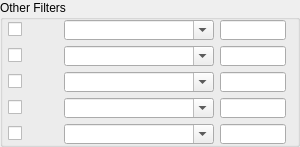
             <widget class="QGroupBox" name="groupBox_bm_other_filters">
              <property name="maximumSize">
               <size>
                <width>300</width>
                <height>16777215</height>
               </size>
              </property>
              <property name="title">
               <string>Other Filters</string>
              </property>
              <layout class="QHBoxLayout" name="horizontalLayout_16">
               <property name="leftMargin">
                <number>5</number>
               </property>
               <property name="topMargin">
                <number>0</number>
               </property>
               <property name="bottomMargin">
                <number>0</number>
               </property>
               <item>
                <layout class="QHBoxLayout" name="horizontalLayout_15">
                 <property name="topMargin">
                  <number>0</number>
                 </property>
                 <item>
                  <layout class="QGridLayout" name="gridLayout_7">
                   <item row="0" column="3">
                    <widget class="QLineEdit" name="lineEdit_bm_thk1">
                     <property name="maximumSize">
                      <size>
                       <width>16777215</width>
                       <height>20</height>
                      </size>
                     </property>
                    </widget>
                   </item>
                   <item row="1" column="3">
                    <widget class="QLineEdit" name="lineEdit_bm_thk2">
                     <property name="maximumSize">
                      <size>
                       <width>16777215</width>
                       <height>20</height>
                      </size>
                     </property>
                    </widget>
                   </item>
                   <item row="0" column="0">
                    <widget class="QCheckBox" name="checkBox_bm_1">
                     <property name="minimumSize">
                      <size>
                       <width>50</width>
                       <height>0</height>
                      </size>
                     </property>
                     <property name="maximumSize">
                      <size>
                       <width>50</width>
                       <height>16777215</height>
                      </size>
                     </property>
                     <property name="layoutDirection">
                      <enum>Qt::LeftToRight</enum>
                     </property>
                     <property name="text">
                      <string/>
                     </property>
                    </widget>
                   </item>
                   <item row="2" column="3">
                    <widget class="QLineEdit" name="lineEdit_bm_thk3">
                     <property name="maximumSize">
                      <size>
                       <width>16777215</width>
                       <height>20</height>
                      </size>
                     </property>
                    </widget>
                   </item>
                   <item row="3" column="3">
                    <widget class="QLineEdit" name="lineEdit_bm_thk4">
                     <property name="maximumSize">
                      <size>
                       <width>16777215</width>
                       <height>20</height>
                      </size>
                     </property>
                    </widget>
                   </item>
                   <item row="4" column="3">
                    <widget class="QLineEdit" name="lineEdit_bm_thk5">
                     <property name="maximumSize">
                      <size>
                       <width>16777215</width>
                       <height>20</height>
                      </size>
                     </property>
                    </widget>
                   </item>
                   <item row="4" column="0">
                    <widget class="QCheckBox" name="checkBox_bm_5">
                     <property name="text">
                      <string/>
                     </property>
                    </widget>
                   </item>
                   <item row="1" column="0">
                    <widget class="QCheckBox" name="checkBox_bm_2">
                     <property name="text">
                      <string/>
                     </property>
                    </widget>
                   </item>
                   <item row="2" column="0">
                    <widget class="QCheckBox" name="checkBox_bm_3">
                     <property name="text">
                      <string/>
                     </property>
                    </widget>
                   </item>
                   <item row="3" column="0">
                    <widget class="QCheckBox" name="checkBox_bm_4">
                     <property name="text">
                      <string/>
                     </property>
                    </widget>
                   </item>
                   <item row="0" column="1">
                    <widget class="QComboBox" name="comboBox_bm_mat1">
                     <property name="minimumSize">
                      <size>
                       <width>150</width>
                       <height>0</height>
                      </size>
                     </property>
                     <property name="maximumSize">
                      <size>
                       <width>150</width>
                       <height>20</height>
                      </size>
                     </property>
                     <property name="editable">
                      <bool>true</bool>
                     </property>
                     <property name="maxVisibleItems">
                      <number>20</number>
                     </property>
                    </widget>
                   </item>
                   <item row="1" column="1">
                    <widget class="QComboBox" name="comboBox_bm_mat2">
                     <property name="minimumSize">
                      <size>
                       <width>150</width>
                       <height>0</height>
                      </size>
                     </property>
                     <property name="maximumSize">
                      <size>
                       <width>150</width>
                       <height>20</height>
                      </size>
                     </property>
                     <property name="editable">
                      <bool>true</bool>
                     </property>
                     <property name="maxVisibleItems">
                      <number>20</number>
                     </property>
                    </widget>
                   </item>
                   <item row="2" column="1">
                    <widget class="QComboBox" name="comboBox_bm_mat3">
                     <property name="minimumSize">
                      <size>
                       <width>150</width>
                       <height>0</height>
                      </size>
                     </property>
                     <property name="maximumSize">
                      <size>
                       <width>150</width>
                       <height>20</height>
                      </size>
                     </property>
                     <property name="editable">
                      <bool>true</bool>
                     </property>
                     <property name="maxVisibleItems">
                      <number>20</number>
                     </property>
                    </widget>
                   </item>
                   <item row="4" column="1">
                    <widget class="QComboBox" name="comboBox_bm_mat5">
                     <property name="minimumSize">
                      <size>
                       <width>150</width>
                       <height>0</height>
                      </size>
                     </property>
                     <property name="maximumSize">
                      <size>
                       <width>150</width>
                       <height>20</height>
                      </size>
                     </property>
                     <property name="editable">
                      <bool>true</bool>
                     </property>
                     <property name="maxVisibleItems">
                      <number>20</number>
                     </property>
                    </widget>
                   </item>
                   <item row="3" column="1">
                    <widget class="QComboBox" name="comboBox_bm_mat4">
                     <property name="minimumSize">
                      <size>
                       <width>150</width>
                       <height>0</height>
                      </size>
                     </property>
                     <property name="maximumSize">
                      <size>
                       <width>150</width>
                       <height>20</height>
                      </size>
                     </property>
                     <property name="editable">
                      <bool>true</bool>
                     </property>
                     <property name="maxVisibleItems">
                      <number>20</number>
                     </property>
                    </widget>
                   </item>
                  </layout>
                 </item>
                </layout>
               </item>
              </layout>
             </widget>
